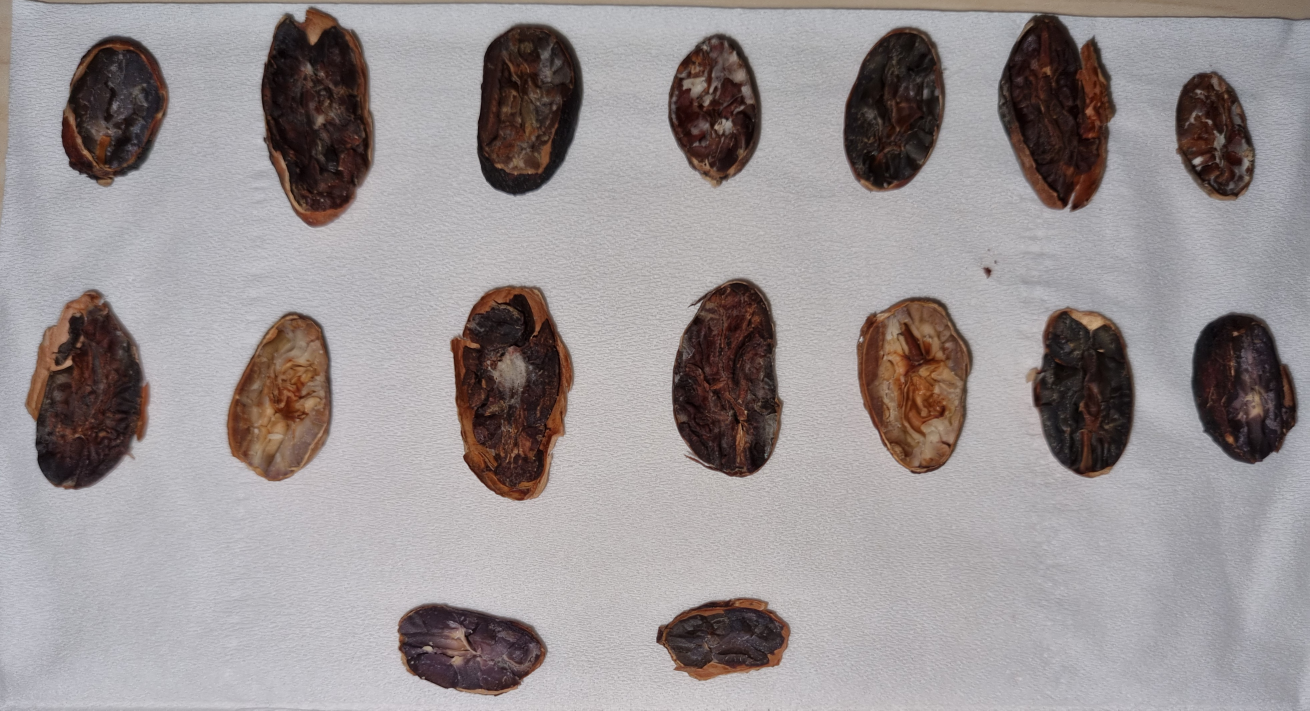
#> input picture backend/tests/images/tray_real_01.jpg, 3929 x 2131 px, found by its file name (shown at 1/3 size)
$ python segment.py
#> lines starting #> are read from the running program, lines starting #| are printed output that depends on the picture; after the words box and inside, x2 and y2 are one past the last pixel; in counts of white or black regions, pixels touching at a corner belong together
"""
Tray photo of cocoa beans will be processed into list of individual bean crops.
Deterministic, no training process and no bounding box annotations.
"""
import cv2
import numpy as np

try:
    from . import config
except ImportError:
    import config


def _paper_roi(bgr, min_frac=config.PAPER_MIN_FRAME_FRACTION):
    """
    Find the largest bright area (the background sheet) and return its mask.
    Return None if no convincing candidate is found, so the caller falls back to the previous behavior (full frame).
    """
    v = cv2.cvtColor(bgr, cv2.COLOR_BGR2HSV)[:, :, 2] #convert bgr to hsv and get the V value
    v = cv2.GaussianBlur(v, config.PAPER_BLUR_KERNEL, 0) #blur the image to reduce small pixel noise and improve thresholding
    _, bright = cv2.threshold(v, 0, 255, cv2.THRESH_BINARY | cv2.THRESH_OTSU) #otsu: algorithm used to separate bright areas (paper) from darker areas (background)

    #close operation to fill small holes in the bright areas (paper) caused by beans on top of it
    kern = cv2.getStructuringElement(cv2.MORPH_ELLIPSE, config.PAPER_CLOSE_KERNEL)
    bright = cv2.morphologyEx(bright, cv2.MORPH_CLOSE, kern, iterations=config.PAPER_CLOSE_ITERATIONS)

    cnts, _ = cv2.findContours(bright, cv2.RETR_EXTERNAL, cv2.CHAIN_APPROX_SIMPLE) #search for outlines of the bright areas (paper) in the image
    #if no contours found, return None
    if not cnts:
        return None

    #for each contour found, find the one with the largest area (the paper)
    c = max(cnts, key=cv2.contourArea)
    if cv2.contourArea(c) < min_frac * bgr.shape[0] * bgr.shape[1]: #if the area of the largest contour is less than 15% of the total image area, return None
        return None

    roi = np.zeros(v.shape, np.uint8) #create a blank image with the same shape as v
    cv2.drawContours(roi, [cv2.convexHull(c)], -1, 255, -1) #draw the largest contour (the paper) on the blank image as a filled white shape
    roi = cv2.erode(roi, cv2.getStructuringElement(cv2.MORPH_ELLIPSE, config.PAPER_ERODE_KERNEL), #erode the edges of the paper mask slightly to avoid including the paper's edge in the foreground mask
                    iterations=config.PAPER_ERODE_ITERATIONS)
    return roi #return the final paper mask to be used for foreground detection


def _foreground_mask(bgr, roi=None):
    """
    Create new black and white image, but this time white = seeds and black = paper.

    We do not use V alone because pale type of beans can have similar brightness to the paper and would disappear without warning.
    Lab is used because hue/chromatic components are more stable than brightness, and Lab distance is roughly proportional to perceived color difference.
    """
    #use LAB color space to measure color difference between the background and the beans. The image is first blurred to reduce noise and improve color distance measurement.
    lab = cv2.cvtColor(cv2.GaussianBlur(bgr, config.MASK_BLUR_KERNEL, 0), cv2.COLOR_BGR2LAB)
    lab = lab.astype(np.float32)

    #search for the median color of paper (ROI)
    if roi is not None and cv2.countNonZero(roi) > config.MASK_MIN_ROI_PIXELS: #if there is more than 1000 of white pixels then calculate the median color of that paper
        ref = np.median(lab[roi > 0], axis=0)
    else: #calculate the median color of the entire image, assuming that the paper is the dominant color in the image
        ref = np.median(lab.reshape(-1, 3), axis=0)

    #compares each pixel’s color to "ref" and measures how different it is. Pixels close to the background are treated as paper, while pixels far from the background are treated as cocoa beans.
    d = np.sqrt((lab[..., 0] - ref[0]) ** 2
                + config.MASK_CHROMA_WEIGHT * (lab[..., 1] - ref[1]) ** 2
                + config.MASK_CHROMA_WEIGHT * (lab[..., 2] - ref[2]) ** 2)
    d = np.clip(d, 0, 255).astype(np.uint8)

    #sample is a collection of color distance values from pixels known to be paper, used to determine the threshold for distinguishing beans from the background
    sample = d[roi > 0] if roi is not None else d.ravel()

    #otsu is not the correct way because otsu balances 2 classes, but foreground here is multi modal classes.
    #dark beans: 140 from background, pale beans: 80 from background. Otsu gets pulled toward dark beans and pale beans silently disappear.

    #Hence we use median + k * MAD from the background. Robust to beans partially covering it). k = 7 from sweeping 6 test
    #From the 6 tests (safe range k = 5 - 10): too small then background texture read as objects, too large then pale beans vanish.
    bg = float(np.median(sample))
    mad = float(np.median(np.abs(sample - bg)))
    t = bg + config.MASK_MAD_K * max(mad, config.MASK_MAD_FLOOR)

    mask = np.uint8(d > t) * 255
    if roi is not None:
        mask = cv2.bitwise_and(mask, roi)

    return mask


def _clean(mask, k=config.CLEAN_OPEN_KERNEL):
    """
    Mask from _foreground_mask() could still be noisy and has holes. Clean with two steps, Small open (remove debris specks) and fill holes inside beans via contour fill.
    Contour fill closes internal holes without growing the outer edge.

    We dont use morph close because it will weld two touching beans into one contour before they can be split.
    That error is silent, two beans get counted as one, and the percentage will be inaccurate.
    """
    kern = cv2.getStructuringElement(cv2.MORPH_ELLIPSE, (k, k))
    mask = cv2.morphologyEx(mask, cv2.MORPH_OPEN, kern, iterations=1)

    #find outer outline of each bean, then fill in every pixel that's inside that outline
    #any hole inside a bean (from light reflection) gets ignored since only the OUTER outline is used to redraw (this fills holes without ever touching or merging separate beans)
    filled = np.zeros_like(mask)
    cnts, _ = cv2.findContours(mask, cv2.RETR_EXTERNAL, cv2.CHAIN_APPROX_SIMPLE)
    cv2.drawContours(filled, cnts, -1, 255, thickness=-1)
    return filled


# [70 lines left out: functions _split_one, _split_touching, not called in this run]


def detect_beans(bgr, target_w=config.TARGET_WIDTH, pad=config.CROP_PAD, debug=False):
    """
    Returns: (out, flagged, warn, frag, dropped_n, edge_n[, vis, mask])
    out is list[dict(crop, bbox, area, ar)]
    """
    #1. normalize the scale so absolute area thresholds work across photos taken at different resolutions
    h, w = bgr.shape[:2]
    if w != target_w:
        s = target_w / w
        bgr = cv2.resize(bgr, (target_w, int(h * s)), interpolation=cv2.INTER_AREA)

    #2. call the function to get a bean vs background mask
    roi = _paper_roi(bgr)
    mask = _clean(_foreground_mask(bgr, roi))

    #3. calibrate area thresholds based on each photo's own data
    cnts, _ = cv2.findContours(mask, cv2.RETR_EXTERNAL, cv2.CHAIN_APPROX_SIMPLE)
    if not cnts:
        return ([], [], False, 0.0, 0, 0, bgr.copy(), mask) if debug else ([], [], False, 0.0, 0, 0)
    areas = np.array([cv2.contourArea(c) for c in cnts])

    #Estimate bean area using an area weighted median. This prevents many tiny noise contours from pulling the estimate down.
    #Area weighted median finds the value where cumulative area crosses 50% of the total. Dust contributes <1% of total area, so it can't shift the result, whether there are 2 beans or 100.
    srt = np.sort(areas)
    cum = np.cumsum(srt)
    if cum[-1] <= 0:
        return ([], [], False, 0.0, 0, 0, bgr.copy(), mask) if debug else ([], [], False, 0.0, 0, 0)
    med = float(srt[min(int(np.searchsorted(cum, cum[-1] / 2.0)), len(srt) - 1)])
    if med <= 0:
        return ([], [], False, 0.0, 0, 0, bgr.copy(), mask) if debug else ([], [], False, 0.0, 0, 0)

    lo = config.AREA_MIN_FACTOR * med  #below lo will be treated as debris, shadow, fragment
    split_at = config.AREA_SPLIT_FACTOR * med #above split_at will be treated as a candidate for touching beans
    hi = config.AREA_MAX_FACTOR * med  #accept ceiling after splitting

    #4. contours that are too large may contain multiple touching beans. we use 1.4x the estimated bean area because touching beans overlap, so their combined area is usually less than 2x one bean.
    if (areas > split_at).any():
        big = np.zeros_like(mask)
        for c, a in zip(cnts, areas):
            if a > split_at:
                cv2.drawContours(big, [c], -1, 255, -1)
        split = _split_touching(big, int(lo), med)
        mask = cv2.bitwise_or(cv2.bitwise_and(mask, cv2.bitwise_not(big)), split)
        cnts, _ = cv2.findContours(mask, cv2.RETR_EXTERNAL, cv2.CHAIN_APPROX_SIMPLE)

    #5. geometry filter and crop
    H, W = mask.shape
    out, flagged = [], []
    dropped_area = 0.0
    dropped_n = 0
    edge_n = 0
    for c in cnts:
        a = cv2.contourArea(c)
        x, y, bw, bh = cv2.boundingRect(c)

        #drop anything touching the frame edge (surfaces outside the sheet like tables could slip through if sheet detection failed and a bean cut off by the photo edge will be treated as invalid bean.)
        if x <= 1 or y <= 1 or x + bw >= W - 1 or y + bh >= H - 1:
            edge_n += 1
            continue

        if a > hi:
            #a blob that cannot be split is flagged instead of silently discarded. So the user can separate the beans and take another photo.
            flagged.append({"bbox": (x, y, bw, bh),
                            "area": float(a),
                            "est_beans": int(round(a / med))})
            continue
        if a < lo:
            dropped_area += a
            #ignore tiny dust, only count plausible bean fragments
            if a >= config.FRAGMENT_MIN_FACTOR * med:
                dropped_n += 1
            continue
        ar = max(bw, bh) / max(1, min(bw, bh))
        if ar > config.MAX_ASPECT_RATIO: #too elongated (shadow)
            continue
        if a / (bw * bh) < config.MIN_SOLIDITY: #object doesnt fill enough of its bounding box.
            continue
        #crop tightly around the bean, then add black padding during classification to match the training images (SANTOS).
        x0, y0 = max(0, x - pad), max(0, y - pad)
        x1, y1 = min(W, x + bw + pad), min(H, y + bh + pad)
        bean_mask = np.zeros((y1 - y0, x1 - x0), np.uint8)
        cv2.drawContours(bean_mask, [c], -1, 255, -1, offset=(-x0, -y0))
        out.append({
            "crop": bgr[y0:y1, x0:x1].copy(),
            "mask": bean_mask,
            "bbox": (x0, y0, x1 - x0, y1 - y0),
            "area": float(a),
            "ar": float(ar),
        })

    #6. safeguard against losing beans when the threshold is wrong because too many small fragments may be broken bean pieces, not debris. We use fragment count relative to bean count to detect this.
    kept_area = sum(b["area"] for b in out) + sum(f["area"] for f in flagged)
    frag = dropped_area / max(1.0, kept_area + dropped_area)
    ratio = dropped_n / max(1, len(out))
    warn = ratio > config.WARN_FRAGMENT_RATIO or frag > config.WARN_FRAGMENT_AREA

    if debug:
        vis = bgr.copy()
        for f in flagged:
            x, y, bw, bh = f["bbox"]
            cv2.rectangle(vis, (x, y), (x + bw, y + bh), (0, 0, 255), 3)
            cv2.putText(vis, f"?x{f['est_beans']}", (x, y - 6),
                        cv2.FONT_HERSHEY_SIMPLEX, 0.6, (0, 0, 255), 2, cv2.LINE_AA)
        for i, d in enumerate(out):
            x, y, bw, bh = d["bbox"]
            cv2.rectangle(vis, (x, y), (x + bw, y + bh), (0, 200, 0), 2)
            cv2.putText(vis, str(i), (x, y - 5),
                        cv2.FONT_HERSHEY_SIMPLEX, 0.45, (0, 0, 220), 1, cv2.LINE_AA)
        return out, flagged, warn, frag, dropped_n, edge_n, vis, mask
    return out, flagged, warn, frag, dropped_n, edge_n


if __name__ == "__main__":
    import sys, os

    #manual test runner, not part of the pipeline
    path = sys.argv[1] if len(sys.argv) > 1 else "tests/images/tray_real_01.jpg"
    img = cv2.imread(path)
#> img is the input picture: shape (2131, 3929, 3); mean B, G, R 146.4, 145.6, 152.5
    if img is None:
        sys.exit(f"Gagal baca gambar: {path}")

    beans, flagged, warn, frag, frag_n, edge_n, vis, mask = detect_beans(img, debug=True)
#> in _paper_roi, `bright = cv2.morphologyEx(bright, cv2.MORPH_CLOSE, kern, iterations=co..`:
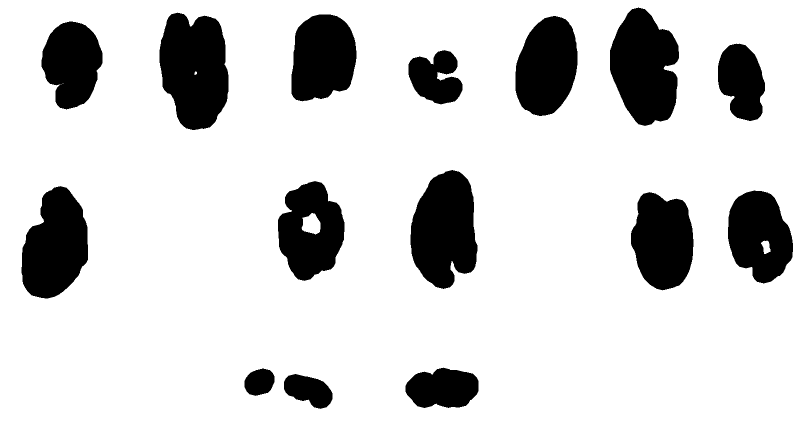
#> bright: shape (867, 1600) (shown at 1/2 size); 82.9% white; 15 black regions, largest, box (x1, y1, x2, y2) and area: (319, 25, 457, 260) 25264, (821, 340, 955, 578) 23826, (1220, 15, 1358, 252) 23728
#> in _paper_roi, `cnts, _ = cv2.findContours(bright, cv2.RETR_EXTERNAL, cv2.CHAIN_APPROX..`: cnts = [[[0, 0], [0, 866], [1599, 866], [1599, 0]]]
#> in _paper_roi, `c = max(cnts, key=cv2.contourArea)`: c = [[0, 0], [0, 866], [1599, 866], [1599, 0]]
#> in _foreground_mask, `ref = np.median(lab[roi > 0], axis=0)`: ref = [183, 130, 127]
#> in _foreground_mask, `d = np.sqrt((lab[..., 0] - ref[0]) ** 2 + config.MASK_CHROMA_WEIGHT * ..`:
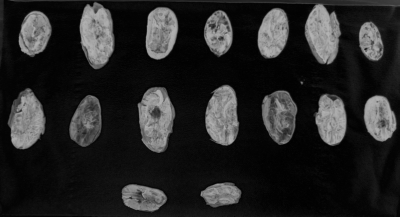
#> d: shape (867, 1600) float32 (shown at 1/4 size); min 0, max 181, mean 38.3
#> in _foreground_mask, `bg = float(np.median(sample))`: bg = 10
#> in _foreground_mask, `mad = float(np.median(np.abs(sample - bg)))`: mad = 6
#> in _foreground_mask, `t = bg + config.MASK_MAD_K * max(mad, config.MASK_MAD_FLOOR)`: t = 52
#> in _clean, `kern = cv2.getStructuringElement(cv2.MORPH_ELLIPSE, (k, k))`: kern = [[0, 0, 1, 0, 0], [1, 1, 1, 1, 1], [1, 1, 1, 1, 1], [1, 1, 1, 1, 1], [0, 0, 1, 0, 0]]
#> in _clean, `cnts, _ = cv2.findContours(mask, cv2.RETR_EXTERNAL, cv2.CHAIN_APPROX_S..`: cnts = 19 contours, 1 with area under 20; largest, box (x1, y1, x2, y2) and area: (550, 348, 701, 611) 29116, (318, 8, 458, 277) 28139, (31, 353, 182, 598) 25758, (821, 339, 957, 583) 25247, (1219, 13, 1365, 258) 25072
#> in _clean, `cv2.drawContours(filled, cnts, -1, 255, thickness=-1)`:
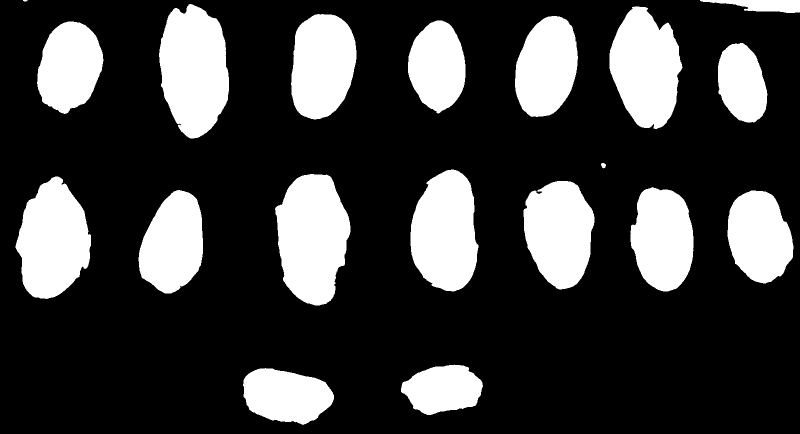
#> filled: shape (867, 1600) (shown at 1/2 size); 24.1% white; 19 white regions
#> in detect_beans, `areas = np.array([cv2.contourArea(c) for c in cnts])`: areas = 19 values, max 29116.5 at index 7, min 13 at index 18, mean 17360.2
#> in detect_beans, `srt = np.sort(areas)`: srt = 19 values from 13 to 29116.5
#> in detect_beans, `cum = np.cumsum(srt)`: cum = 19 values from 13 to 329843.5
#> in detect_beans, `med = float(srt[min(int(np.searchsorted(cum, cum[-1] / 2.0)), len(srt)..`: med = 21749.5
#> in detect_beans, `lo = config.AREA_MIN_FACTOR * med`: lo = 9787.3
#> in detect_beans, `split_at = config.AREA_SPLIT_FACTOR * med`: split_at = 30449.3
#> in detect_beans, `hi = config.AREA_MAX_FACTOR * med`: hi = 38061.6
#> the loop in detect_beans, `for c in cnts:` made 19 passes
#> (a, x, y, bw, bh, edge_n) on passes 18 to 19: (3000, 1400, 0, 200, 26, 1), (13, 46, 0, 9, 3, 2)
#> after the loop in detect_beans, `for c in cnts:`:
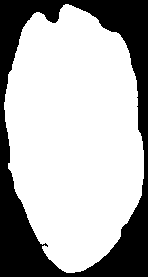
#> bean_mask: shape (277, 148); 69.4% white; 1 black region, box (x1, y1, x2, y2) and area: (0, 0, 148, 277) 12537
#> after the loop in detect_beans, `for c in cnts:`: dropped_area = 63.5; dropped_n = 0; edge_n = 2; flagged = []; out = 16 items
#> in detect_beans, `kept_area = sum(b["area"] for b in out) + sum(f["area"] for f in flagg..`: kept_area = 326767
#> in detect_beans, `frag = dropped_area / max(1.0, kept_area + dropped_area)`: frag = 0.000194
#> in detect_beans, `ratio = dropped_n / max(1, len(out))`: ratio = 0
#> in detect_beans, `warn = ratio > config.WARN_FRAGMENT_RATIO or frag > config.WARN_FRAGME..`: warn = False
#> the loop in detect_beans, `for i, d in enumerate(out):` made 16 passes
#> (x, y, bw, bh) on passes 1 to 8: (482, 732, 190, 122), (798, 725, 172, 109), (1451, 377, 140, 194), (273, 376, 137, 215), (1257, 370, 134, 217), (1043, 358, 150, 225), (27, 349, 159, 253), (546, 344, 159, 271)
#> after the loop in detect_beans, `for i, d in enumerate(out):`:
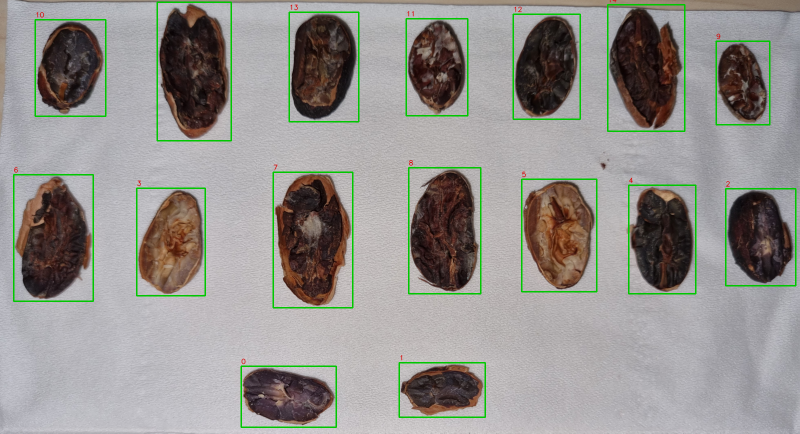
#> vis: shape (867, 1600, 3) (shown at 1/2 size); mean of channels 0, 1, 2 142, 146.1, 148.2; drawn as B, G, R
#> beans = 16 items; flagged = []; warn = False; frag = 0.000194; frag_n = 0; edge_n = 2

    print("file             :", path)
    print("biji terdeteksi  :", len(beans))
#| biji terdeteksi  : 16
    if flagged:
        print("gumpalan ditandai:", len(flagged),
              f"(perkiraan {sum(f['est_beans'] for f in flagged)} biji di dalamnya)")
        print("Pisahkan bijinya lalu foto ulang")
    else:
        print("gumpalan ditandai: 0")

    print(f"serpihan dibuang : {frag_n} potong ({100 * frag:.1f}% luas)")
#| serpihan dibuang : 0 potong (0.0% luas)
    print(f"kena tepi frame  : {edge_n} objek")
#| kena tepi frame  : 2 objek
    if warn:
        print("Curiga banyak serpihan, kemungkinan ada biji yang pecah dan tidak terhitung. cek _mask.jpg sebelum percaya angkanya")

    #dump visuals for manual inspection: vis = boxes overlaid, mask = raw binary mask, crops/ = per-bean images
    stem = os.path.splitext(os.path.basename(path))[0]
    cv2.imwrite(f"{stem}_vis.jpg", vis)
    cv2.imwrite(f"{stem}_mask.jpg", mask)
    os.makedirs("crops", exist_ok=True)
    for i, b in enumerate(beans):
        cv2.imwrite(f"crops/{stem}_{i:03d}.jpg", b["crop"])
#> this loop made 16 passes
#> pass 1, `cv2.imwrite(f"crops/{stem}_{i:03d}.jpg", b["crop"])`:
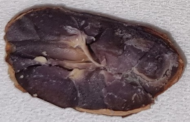
#> saved as tray_real_01_000.jpg: shape (122, 190, 3); mean B, G, R 107.5, 103.8, 118.5
#> pass 2, `cv2.imwrite(f"crops/{stem}_{i:03d}.jpg", b["crop"])`:
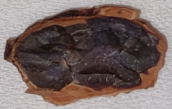
#> saved as tray_real_01_001.jpg: shape (109, 172, 3); mean B, G, R 97.9, 101, 117.1

    print()
    print(f"output: {stem}_vis.jpg, {stem}_mask.jpg, crops/") #where the files can be found
